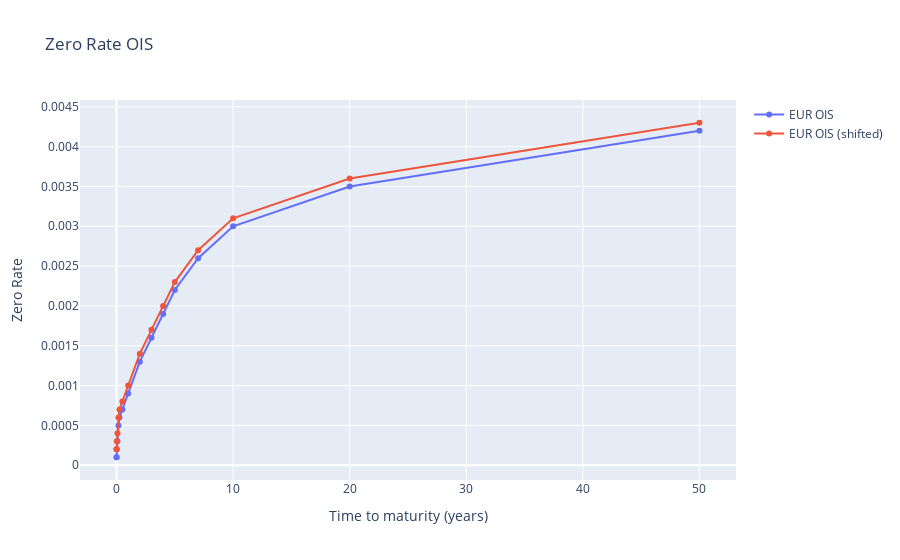

The notebook cell this image was saved under:
### Code cell
# plot for visualisation
zero_rate_curve = {'ZeroRate_OIS': zero_rates_OIS,
                   'Shifted_ZeroRate_OIS': shifted_zero_rates_OIS
                  }

rates = DataFrame(zero_rate_curve, index = years_to_maturity)    

zr_plot_data = [Scatter(name = 'EUR OIS',           x = rates.index, y = rates['ZeroRate_OIS'],
                        mode = 'lines+markers'),
                Scatter(name = 'EUR OIS (shifted)', x = rates.index, y = rates['Shifted_ZeroRate_OIS'],
                        mode = 'lines+markers')]

zr_layout = Layout(title="Zero Rate OIS",
               xaxis=dict(title = 'Time to maturity (years)'),
               yaxis=dict(title = 'Zero Rate'))

iplot(Figure(data=zr_plot_data, layout=zr_layout))

### Figure 1 — Plotly figure (JSON) as saved in the notebook; plotly's stock layout.template omitted (floating-point values rounded to 4 significant figures)
{"data": [{"mode": "lines+markers", "name": "EUR OIS", "type": "scatter", "x": [0.00274, 0.005479, 0.01918, 0.08333, 0.1667, 0.25, 0.5, 1, 2, 3, 4, 5, 7, 10, 20, 50], "y": [0.0001, 0.0001, 0.0002, 0.0003, 0.0005, 0.0006, 0.0007, 0.0009, 0.0013, 0.0016, 0.0019, 0.0022, 0.0026, 0.003, 0.0035, 0.0042]}, {"mode": "lines+markers", "name": "EUR OIS (shifted)", "type": "scatter", "x": [0.00274, 0.005479, 0.01918, 0.08333, 0.1667, 0.25, 0.5, 1, 2, 3, 4, 5, 7, 10, 20, 50], "y": [0.0002, 0.0002, 0.0003, 0.0004, 0.0006, 0.0007, 0.0008, 0.001, 0.0014, 0.0017, 0.002, 0.0023, 0.0027, 0.0031, 0.0036, 0.0043]}], "layout": {"title": {"text": "Zero Rate OIS"}, "xaxis": {"title": {"text": "Time to maturity (years)"}}, "yaxis": {"title": {"text": "Zero Rate"}}}}
